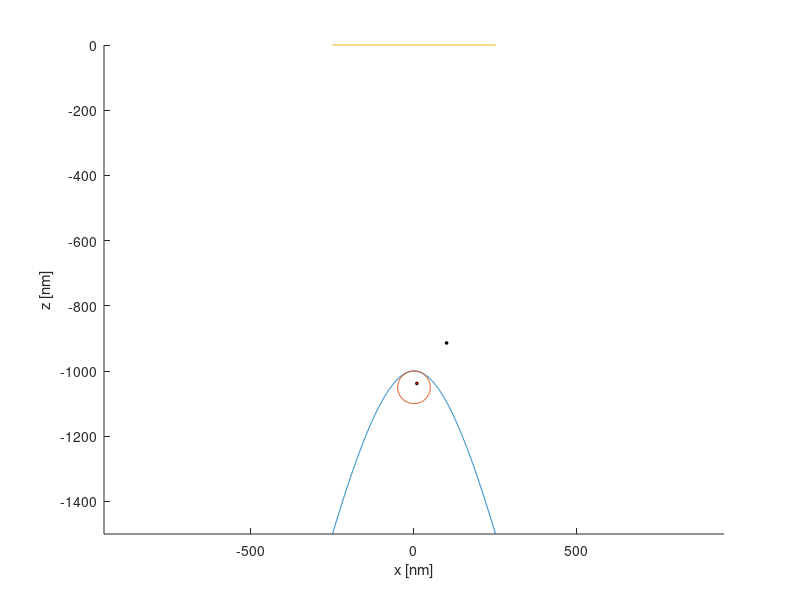
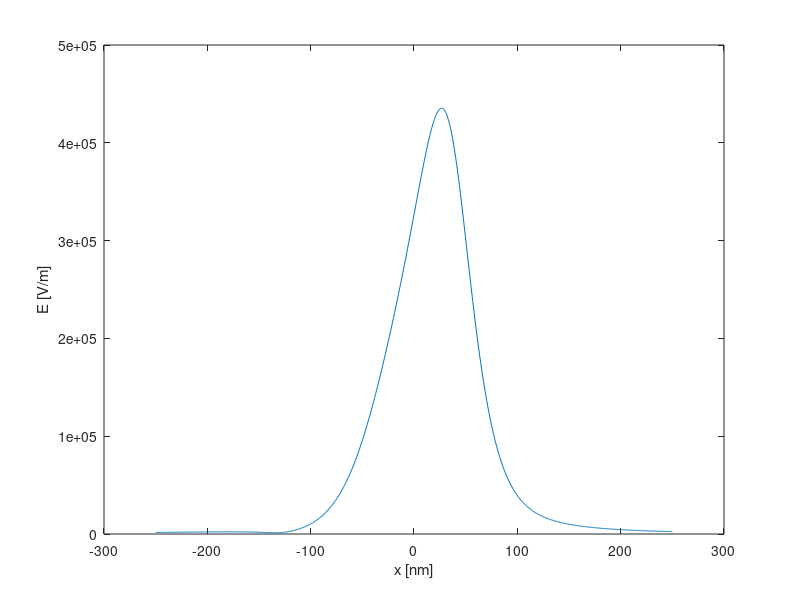

Reproduce these figures in MATLAB, in order.
% Kristinn Torfason
% 24.04.2015
% Sphere approximation of image charge effect V4
% Sphere location fixed at tip

close all
clear variables

q = +1.602176565E-19; % Electron charge
epsilon_0 = 8.854187817E-12; % \epsilon_0

g_fac = 1.0; % Scale factor for testing (Not really used).

%--------------------------------------------------------------------------
% Parameters for the tip


%Base radius
R_r = 250.0E-9; % [nm]
% Tip height
h_r = 500.0E-9; % [nm]
% Distance from top of tip to plane
d = 1000.0E-9; % [nm]
% Distance of plane from bottom of tip
d_plane = d + h_r;

max_xi = h_r/d + 1;
a = sqrt(d^2*R_r^2/(h_r^2+2*d*h_r) + d^2);
eta_1 = - d / a;

theta = acos(d/a);
r_tip = a*sin(theta)*tan(theta);
eta_2 = 0.0; % Defines the plane of absorption
eta = eta_1; % Defines the tip
shift_z = abs(a*eta*max_xi);

%--------------------------------------------------------------------------
% Particle
% Position in prolate spheroidal coordinates
xi_a = 1.020;
eta_a = -0.8745;
phi_a = 0.0;

% Position of the particle in x,y,z coordinates
x_a = a * sqrt(xi_a^2 - 1) * sqrt(1 - eta_a^2) * cos(phi_a);
y_a = a * sqrt(xi_a^2 - 1) * sqrt(1 - eta_a^2) * sin(phi_a);
z_a = a * xi_a * eta_a;


%-------------------------------------------------------------------------
% Caclulate x, y and z values for the tip
% Max x value, should be the same as R_r (base radius)
max_x = a*sqrt(max_xi^2-1)*sqrt(1-eta_1^2)*1;
x_tip = linspace(-max_x, max_x, 1000);
%x_tip = 2.5719e-09;
%x = 0.0;
y_tip = 0.0;

xi = sqrt(x_tip.^2/(a^2*(1-eta_1^2)*1) + 1);
z_tip = a .* xi .* eta_1;

%--------------------------------------------------------------------------
% Center of the sphere used for the image charge approximation
x_c = 0.0;
y_c = 0.0;
z_c = a*1.0*eta_1 - r_tip*g_fac; % Located at the top of the tip


% Distance from center of sphere (x_c, y_c, z_c) to particle (x_a, y_a, z_a).
a_b = sqrt((x_a - x_c).^2 + (y_a - y_c).^2 + (z_a - z_c).^2);

% Distance of image charge from center of sphere.
b = r_tip^2/a_b;

% Vector from center of sphere to particle. Unit length.
n_a(1, :) = (x_a - x_c) ./ a_b;
n_a(2, :) = (y_a - y_c) ./ a_b;
n_a(3, :) = (z_a - z_c) ./ a_b;

% Coordinates of image charge partner.
x_b = x_c + n_a(1, :).*b;
y_b = y_c + n_a(2, :).*b;
z_b = z_c + n_a(3, :).*b;

%%%%%%%%%%%%%%%%%%%%%%%%%%%%%%%%%%%%%%%%%%%%%%%%%%%%%%%%%%%%%%%%%%%%%%%%%%%
% Draw the tip, sphere and charge.
figure(1);
hold on
axis equal
plot(x_tip/1E-9, z_tip/1E-9); % Tip

t = linspace(0, 2*pi, 100);
x_sp = x_c + g_fac*r_tip*cos(t);
z_sp = z_c + g_fac*r_tip*sin(t);

plot(x_sp/1E-9, z_sp/1E-9); % Sphere

plot(x_a/1E-9, z_a/1E-9, 'ok', 'MarkerFaceColor', 'k', 'MarkerSize', 2); % Charge
plot(x_b/1E-9, z_b/1E-9, 'ok', 'MarkerFaceColor', 'r', 'MarkerSize', 2); % Partner
plot([-max_x/1E-9, max_x/1E-9], [0, 0]); % Top plane
xlabel('x [nm]')
ylabel('z [nm]')

%--------------------------------------------------------------------------
% Calculate the electric field.

tmp_dis_a = ( (x_tip - x_a).^2 + (y_tip - y_a).^2 + (z_tip - z_a).^2 );
tmp_dis_b = ( (x_tip - x_b).^2 + (y_tip - y_b).^2 + (z_tip - z_b).^2 );

% Size of the charge of the image charge partner.
q_ic = -r_tip/a_b*q;

% x
E_x1 = q/(4*pi*epsilon_0)    * (x_a - x_tip)./sqrt(tmp_dis_a).^(3);
E_x2 = q_ic/(4*pi*epsilon_0) *  (x_b - x_tip)./sqrt(tmp_dis_b).^(3);
E_x = E_x1 + E_x2;

% y
E_y1 = q/(4*pi*epsilon_0)    * (y_a - y_tip)./sqrt(tmp_dis_a).^(3);
E_y2 = q_ic/(4*pi*epsilon_0) * (y_b - y_tip)./sqrt(tmp_dis_b).^(3);
E_y = E_y1 + E_y2;

% z
E_z1 = q/(4*pi*epsilon_0)   * (z_a - z_tip)./sqrt(tmp_dis_a).^(3);
E_z2 = q_ic/(4*pi*epsilon_0) * (z_b - z_tip)./sqrt(tmp_dis_b).^(3);
E_z = E_z1 + E_z2;

% Magnitude of the field.
E_new = sqrt(E_x.^2 + E_y.^2 + E_z.^2);

%%%%%%%%%%%%%%%%%%%%%%%%%%%%%%%%%%%%%%%%%%%%%%%%%%%%%%%%%%%%%%%%%%%%%%%%%%%
% Draw the field as a function of position on the tip.
figure(2);
plot(x_tip/1E-9, E_new);
xlabel('x [nm]');
ylabel('E [V/m]');

%x_nmv4 = x_tip / 1E-9;
%sigma_muv4_xi1_030 = E_new*epsilon_0/1E-6;

%%save('V4.mat', 'x_nmv4', 'sigma_muv4_xi1_000')
%save('V4.mat', 'sigma_muv4_xi1_030', '-append')